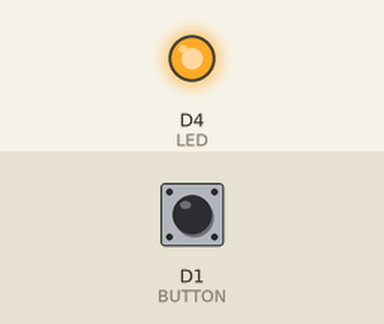
This sketch was run on a simulated ESP8266 (NodeMCU). On the bench: output pins drawn as LEDs (lit = HIGH). The test bench sets the inputs (shaded band); at power-on: D1 (BUTTON) LOW. WiFi joins after 1.5 s; servers stay silent unless stated; what the sketch prints to the serial monitor is not drawn.

Above: at 2.7 s.
2.8 s: D1 (BUTTON) pulled HIGH for 0.15 s
At 3.7 s:
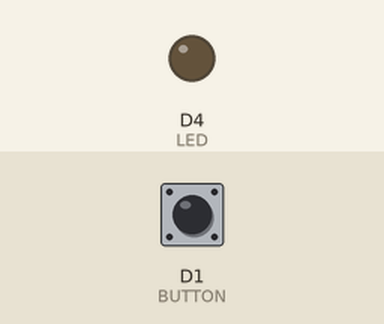
5.9 s: D1 (BUTTON) pulled HIGH for 1 s
At 8.7 s:
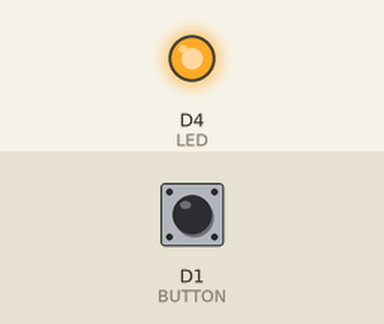
9.4 s: D1 (BUTTON) pulled HIGH for 3.2 s
At 9.9 s:
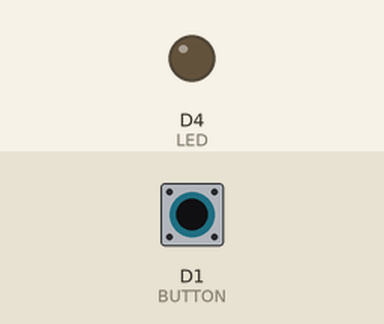
Timing chart, 0 to 14.9 s (numbered marks = the images above; inputs shaded):
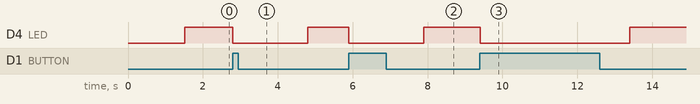

The sketch:

cliente.ino
```cpp
#include <SocketIoClient.h>
#include <ESP8266WiFi.h>

String ssid       = "Cargando…";
String password   = "Sup3rAdm0nPassw0rd";

byte cont         = 0;
byte max_intentos = 50;

#define LED LED_BUILTIN
#define BUTTON D1

char  toEmit[5];
int status = false;

SocketIoClient webSocket;

void setup() {

  ConectarWifi();

  webSocket.begin("192.168.1.77", 80);
  //webSocket.begin("iot-max.herokuapp.com", 80);
  webSocket.emit("mensaje","hello from esp");
  webSocket.on("mensaje", Controlado);

  pinMode(BUTTON, INPUT);
  pinMode(LED, OUTPUT);
}

void loop() {
  webSocket.loop();

  //if(digitalRead(button) == true){
    //status != status;
    //webSocket.emit("mensaje", itoa(status, toEmit, 5));
    //digitalWrite(led, status);
  //}
  //while(digitalRead(button) == true);

    byte val = digitalRead(BUTTON);

    // Si se pucha el boton, enviar info
    if(val == HIGH){
      digitalWrite(LED, LOW);
      webSocket.emit("mensaje", itoa(val, toEmit, 5));
      delay(2000);
    }else{
      digitalWrite(LED, HIGH);
    }

}

void Controlado(const char* mensaje, size_t length){
  Serial.println(mensaje);
}

void ConectarWifi(){
  //Inicia Serial
  Serial.begin(115200);
  Serial.println("\n");

  // Conexión WiFi
  WiFi.begin(ssid, password);
  while(WiFi.status() != WL_CONNECTED and cont < max_intentos){

     cont++;
     delay(500);
     Serial.print(".");

  }

  Serial.println("");

  if(cont < max_intentos){
    Serial.println("****************************************");
    Serial.print("Conectado a la red WiFi: ");
    Serial.println(WiFi.SSID());
    Serial.print("IP: ");
    Serial.println(WiFi.localIP());
    Serial.print("macAdress");
    Serial.println(WiFi.macAddress());
    Serial.println("****************************************");
  }
  else{
    Serial.println("****************************************");
    Serial.println("Error de conexion");
    Serial.println("****************************************");
  }
}
```

Measured:
- after the input at 2.8 s, D4 (LED): HIGH → LOW at once, → HIGH 2.0 s later
- after the input at 5.9 s, D4 (LED): HIGH → LOW at once, → HIGH 2.0 s later
- after the input at 9.4 s, D4 (LED): HIGH → LOW at once, → HIGH 4.0 s later
